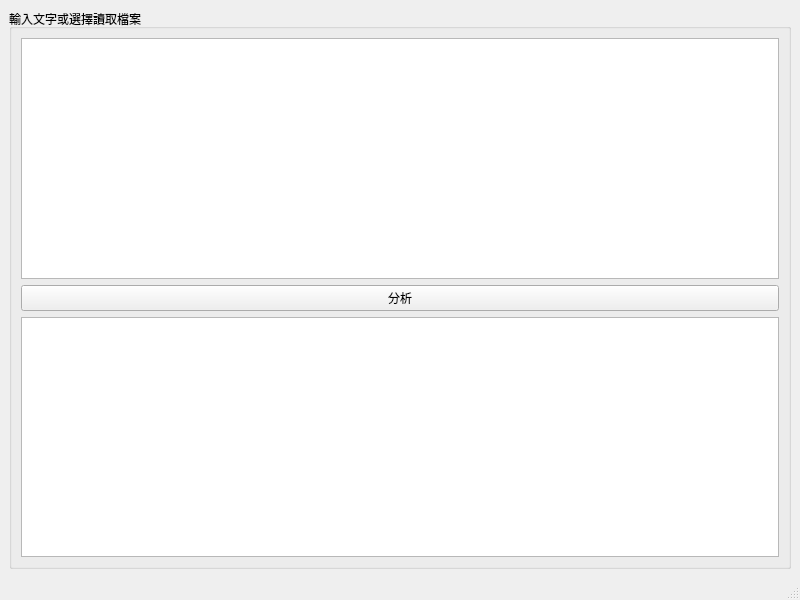
<?xml version="1.0" encoding="UTF-8"?>
<ui version="4.0">
 <class>MainWindow</class>
 <widget class="QMainWindow" name="MainWindow">
  <property name="geometry">
   <rect>
    <x>0</x>
    <y>0</y>
    <width>800</width>
    <height>600</height>
   </rect>
  </property>
  <property name="windowTitle">
   <string>MainWindow</string>
  </property>
  <widget class="QWidget" name="centralwidget">
   <layout class="QHBoxLayout" name="horizontalLayout">
    <item>
     <widget class="QGroupBox" name="groupBox">
      <property name="title">
       <string>輸入文字或選擇讀取檔案</string>
      </property>
      <layout class="QVBoxLayout" name="verticalLayout">
       <item>
        <widget class="QTextEdit" name="analysetext"/>
       </item>
       <item>
        <widget class="QPushButton" name="analysebtn">
         <property name="text">
          <string>分析</string>
         </property>
        </widget>
       </item>
       <item>
        <widget class="QTextBrowser" name="resultlabel"/>
       </item>
      </layout>
     </widget>
    </item>
   </layout>
  </widget>
  <widget class="QMenuBar" name="menubar">
   <property name="geometry">
    <rect>
     <x>0</x>
     <y>0</y>
     <width>800</width>
     <height>22</height>
    </rect>
   </property>
  </widget>
  <widget class="QStatusBar" name="statusbar"/>
 </widget>
 <resources/>
 <connections/>
</ui>
